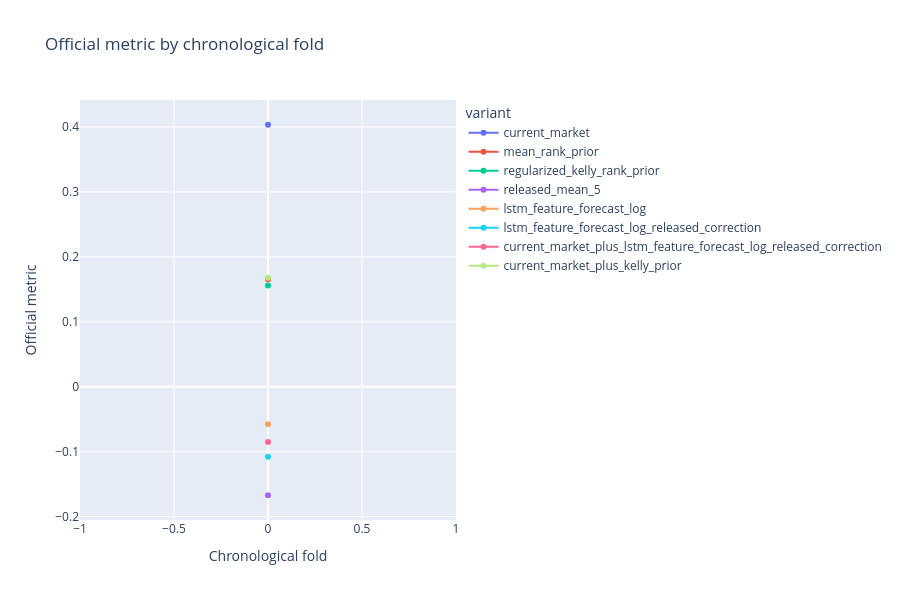

The notebook cell saved with this chart:
### Code cell
fig = px.line(
    fold_df, x="fold", y="official_metric", color="variant", markers=True,
    title="Official metric by chronological fold",
)
fig.update_layout(xaxis_title="Chronological fold", yaxis_title="Official metric", height=600)
fig.show()

### Figure 1 — Plotly figure (JSON) as saved in the notebook; plotly's stock layout.template omitted (floating-point values rounded to 4 significant figures)
{"data": [{"hovertemplate": "variant=current_market<br>fold=%{x}<br>official_metric=%{y}<extra></extra>", "legendgroup": "current_market", "line": {"color": "#636efa", "dash": "solid"}, "marker": {"symbol": "circle"}, "mode": "lines+markers", "name": "current_market", "orientation": "v", "showlegend": true, "type": "scatter", "x": [0], "xaxis": "x", "y": [0.4034], "yaxis": "y"}, {"hovertemplate": "variant=mean_rank_prior<br>fold=%{x}<br>official_metric=%{y}<extra></extra>", "legendgroup": "mean_rank_prior", "line": {"color": "#EF553B", "dash": "solid"}, "marker": {"symbol": "circle"}, "mode": "lines+markers", "name": "mean_rank_prior", "orientation": "v", "showlegend": true, "type": "scatter", "x": [0], "xaxis": "x", "y": [0.1657], "yaxis": "y"}, {"hovertemplate": "variant=regularized_kelly_rank_prior<br>fold=%{x}<br>official_metric=%{y}<extra></extra>", "legendgroup": "regularized_kelly_rank_prior", "line": {"color": "#00cc96", "dash": "solid"}, "marker": {"symbol": "circle"}, "mode": "lines+markers", "name": "regularized_kelly_rank_prior", "orientation": "v", "showlegend": true, "type": "scatter", "x": [0], "xaxis": "x", "y": [0.156], "yaxis": "y"}, {"hovertemplate": "variant=released_mean_5<br>fold=%{x}<br>official_metric=%{y}<extra></extra>", "legendgroup": "released_mean_5", "line": {"color": "#ab63fa", "dash": "solid"}, "marker": {"symbol": "circle"}, "mode": "lines+markers", "name": "released_mean_5", "orientation": "v", "showlegend": true, "type": "scatter", "x": [0], "xaxis": "x", "y": [-0.167], "yaxis": "y"}, {"hovertemplate": "variant=lstm_feature_forecast_log<br>fold=%{x}<br>official_metric=%{y}<extra></extra>", "legendgroup": "lstm_feature_forecast_log", "line": {"color": "#FFA15A", "dash": "solid"}, "marker": {"symbol": "circle"}, "mode": "lines+markers", "name": "lstm_feature_forecast_log", "orientation": "v", "showlegend": true, "type": "scatter", "x": [0], "xaxis": "x", "y": [-0.05783], "yaxis": "y"}, {"hovertemplate": "variant=lstm_feature_forecast_log_released_correction<br>fold=%{x}<br>official_metric=%{y}<extra></extra>", "legendgroup": "lstm_feature_forecast_log_released_correction", "line": {"color": "#19d3f3", "dash": "solid"}, "marker": {"symbol": "circle"}, "mode": "lines+markers", "name": "lstm_feature_forecast_log_released_correction", "orientation": "v", "showlegend": true, "type": "scatter", "x": [0], "xaxis": "x", "y": [-0.1079], "yaxis": "y"}, {"hovertemplate": "variant=current_market_plus_lstm_feature_forecast_log_released_correction<br>fold=%{x}<br>official_metric=%{y}<extra></extra>", "legendgroup": "current_market_plus_lstm_feature_forecast_log_released_correction", "line": {"color": "#FF6692", "dash": "solid"}, "marker": {"symbol": "circle"}, "mode": "lines+markers", "name": "current_market_plus_lstm_feature_forecast_log_released_correction", "orientation": "v", "showlegend": true, "type": "scatter", "x": [0], "xaxis": "x", "y": [-0.08494], "yaxis": "y"}, {"hovertemplate": "variant=current_market_plus_kelly_prior<br>fold=%{x}<br>official_metric=%{y}<extra></extra>", "legendgroup": "current_market_plus_kelly_prior", "line": {"color": "#B6E880", "dash": "solid"}, "marker": {"symbol": "circle"}, "mode": "lines+markers", "name": "current_market_plus_kelly_prior", "orientation": "v", "showlegend": true, "type": "scatter", "x": [0], "xaxis": "x", "y": [0.1677], "yaxis": "y"}], "layout": {"height": 600, "legend": {"title": {"text": "variant"}, "tracegroupgap": 0}, "title": {"text": "Official metric by chronological fold"}, "xaxis": {"anchor": "y", "domain": [0, 1], "title": {"text": "Chronological fold"}}, "yaxis": {"anchor": "x", "domain": [0, 1], "title": {"text": "Official metric"}}}}
